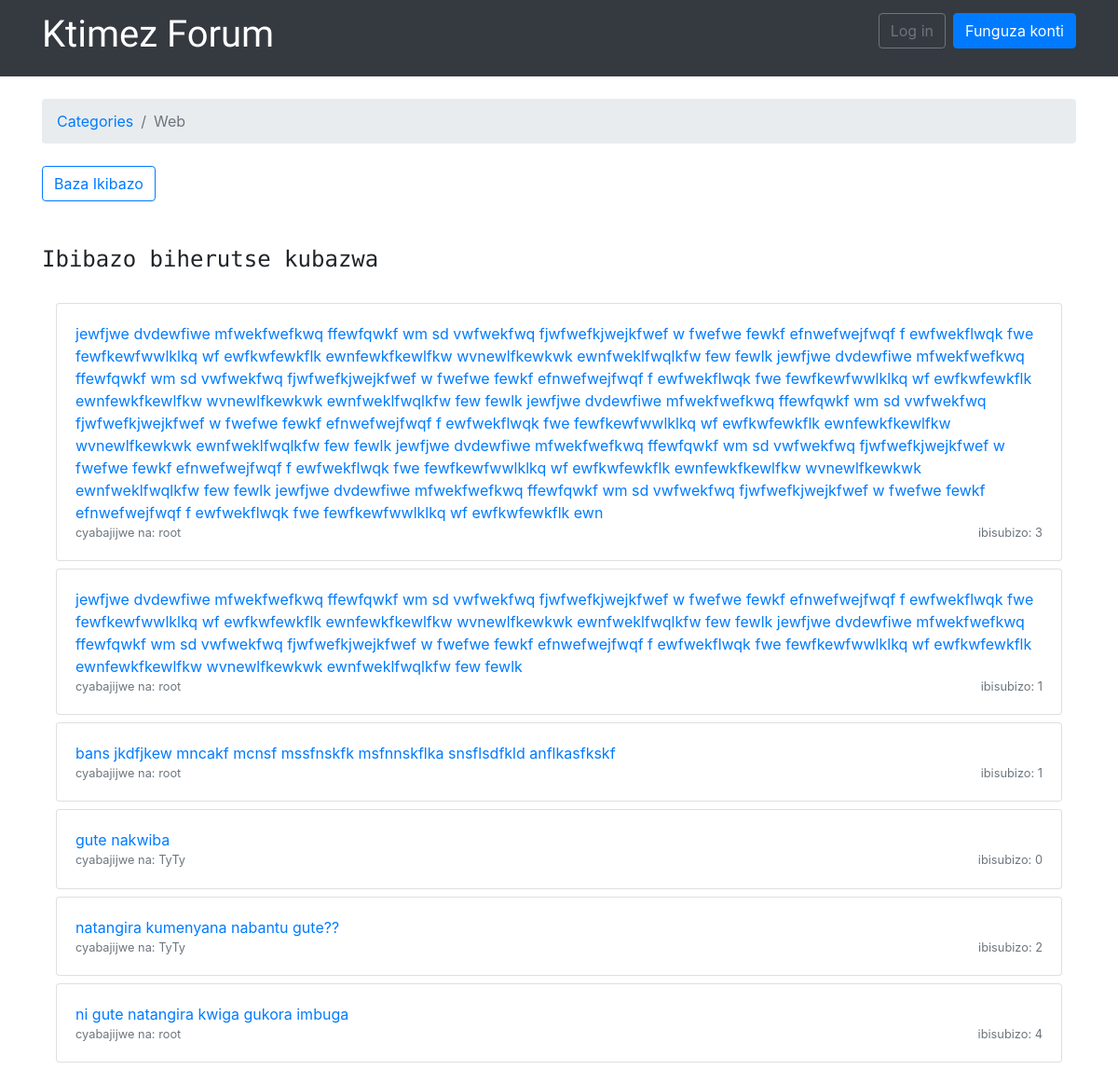
The page /category/1/ on the database as committed earlier.
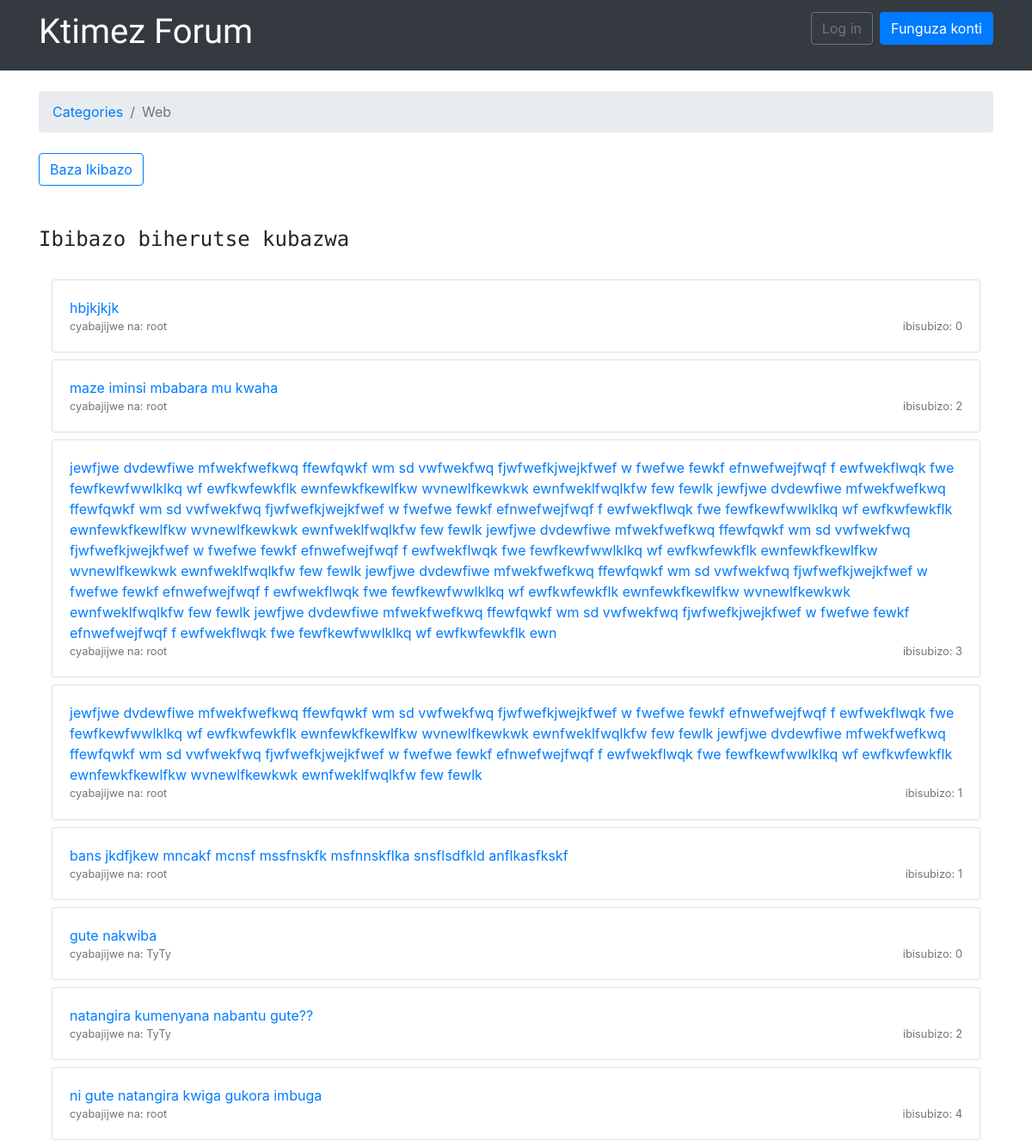
The same page on the database as committed later.
### categories/models.py (models this page shows, shortened)
class Topic(models.Model):
    subject = models.TextField(max_length=1000)
    last_updated = models.DateTimeField(auto_now_add=True)
    category = models.ForeignKey(Category, related_name='topics')
    starter = models.ForeignKey(User, related_name='topics')
    views = models.PositiveIntegerField(default=0)

### categories/views.py (the view)
# urls.py: url(r'^category/(?P<pk>\d+)/$', views.category_topics, name='category_topics'),
def category_topics(request, pk):
    cat = get_object_or_404(Category, pk=pk)
    topics = cat.topics.order_by('-last_updated').annotate(number_of_replies=Count('replies'))
    return render(request, 'topics.html', {'cat': cat, 'topics':topics})

### templates/topics.html (shortened to what this page needs)
{% extends 'base.html' %}
{% block breadcrumb %}
  <li class="breadcrumb-item"><a href="{% url 'home' %}">Categories</a></li>
  <li class="breadcrumb-item active">{{ cat.name }}</li>
{% endblock %}
{% block content %}
<div class="mb-4">
    <a href="{% url 'new_topic' cat.pk %}" class="btn btn-outline-primary">Baza Ikibazo </a>
  </div>
<br>
<h4 style="font-family:'Monofett';">Ibibazo biherutse kubazwa </h4>
<br>
<div class="container" >
  {% for topic in topics %}
  <div class="card mb-2">
      <div class="card-body ">
        <a href="{% url 'topic_posts' cat.pk topic.pk %}">{{ topic.subject }}</a>
        <div class="row">
          <div class="col-6">
            <small class="text-muted">cyabajijwe na: {{ topic.starter.username }}</small>
          </div>
          <div class="col-6 text-right">
            <small class="text-muted">ibisubizo: {{ topic.number_of_replies }}</small>
          </div>
        </div>
      </div>
    </div>
  {% endfor %}
</div>
{% endblock %}

Rows that differ between the two databases and show on the page:
added Topic: subject "hbjkjkjk", starter.username "root", number_of_replies "0"
added Topic: subject "maze iminsi mbabara mu kwaha", starter.username "root", number_of_replies "2"
